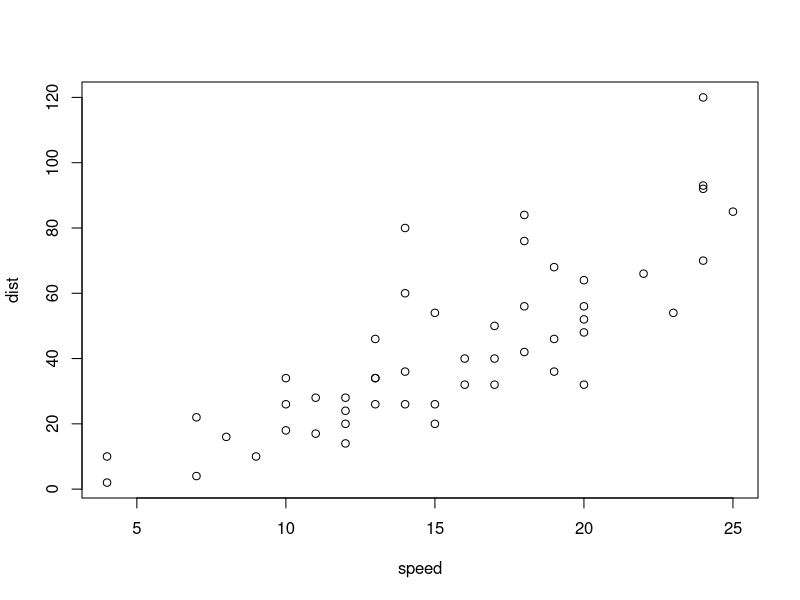
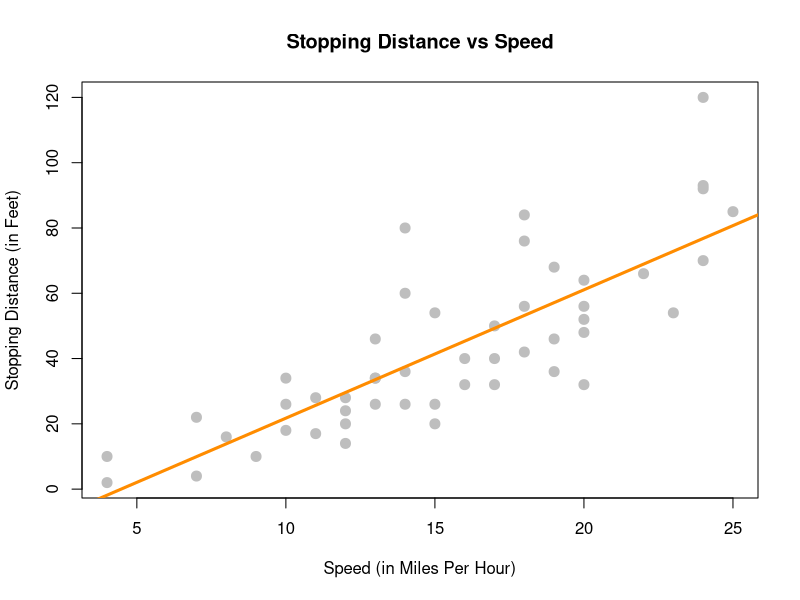
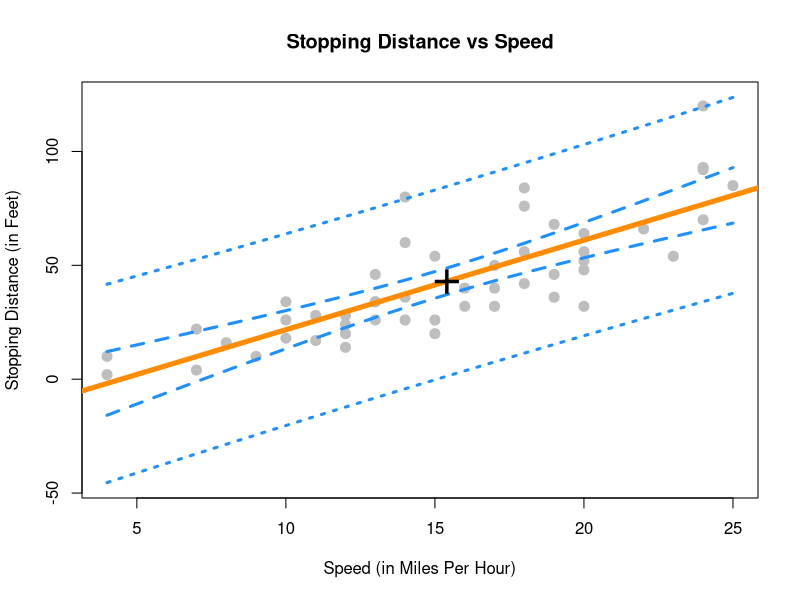

These figures' R source, in order:
setwd("/Users/jadenguyen/Desktop/GiaoAn/DH_KHTN/HKII_2021_2022/CH/MHHTK/Cours_GV/R_RegLin")
View(cars)
str(cars)
dim(cars)
head(cars)
attach(cars)
?cars
plot(cars)

stop_dist_model = lm(dist ~ speed, data = cars)

coef(stop_dist_model)


#
 plot(dist ~ speed, data = cars,
      xlab = "Speed (in Miles Per Hour)",
      ylab = "Stopping Distance (in Feet)",
      main = "Stopping Distance vs Speed",
      pch  = 20,
      cex  = 2,
      col  = "grey")
 abline(stop_dist_model, lwd = 3, col = "darkorange")
 
 names(stop_dist_model)
 stop_dist_model$coefficients
 stop_dist_model$residuals
 stop_dist_model$fitted.values
 

 fitted(stop_dist_model)
 
 #confidence intervals for β_0 and β_1
 stop_dist_model$coefficients
 confint(stop_dist_model)
 confint(stop_dist_model, level = 0.99)
 
 #confidence interval for the mean response
 new_speeds = data.frame(speed = c(5, 21))
 
 predict(stop_dist_model, newdata = new_speeds, 
         interval = c("confidence"), level = 0.99)
 
 #Prediction Interval for New Observations
 predict(stop_dist_model, newdata = new_speeds, 
         interval = c("prediction"), level = 0.99)
 
 ###Confidence and Prediction Bands
 
 speed_grid = seq(min(cars$speed), max(cars$speed), by = 0.01)
 dist_ci_band = predict(stop_dist_model, 
                        newdata = data.frame(speed = speed_grid), 
                        interval = "confidence", level = 0.99)
 dist_pi_band = predict(stop_dist_model, 
                        newdata = data.frame(speed = speed_grid), 
                        interval = "prediction", level = 0.99) 
 
 plot(dist ~ speed, data = cars,
      xlab = "Speed (in Miles Per Hour)",
      ylab = "Stopping Distance (in Feet)",
      main = "Stopping Distance vs Speed",
      pch  = 20,
      cex  = 2,
      col  = "grey",
      ylim = c(min(dist_pi_band), max(dist_pi_band)))
 abline(stop_dist_model, lwd = 5, col = "darkorange")
 
 lines(speed_grid, dist_ci_band[,"lwr"], col = "dodgerblue", lwd = 3, lty = 2)
 lines(speed_grid, dist_ci_band[,"upr"], col = "dodgerblue", lwd = 3, lty = 2)
 lines(speed_grid, dist_pi_band[,"lwr"], col = "dodgerblue", lwd = 3, lty = 3)
 lines(speed_grid, dist_pi_band[,"upr"], col = "dodgerblue", lwd = 3, lty = 3)
 points(mean(cars$speed), mean(cars$dist), pch = "+", cex = 3)
 
 #test
 #verifier les hypotheses
 residus = residuals(stop_dist_model)
 shapiro.test(residus)
 ?shapiro.test
 
 #test sur les beta
 summary(stop_dist_model)$coefficients
 summary(stop_dist_model)
 anova(stop_dist_model)
 
